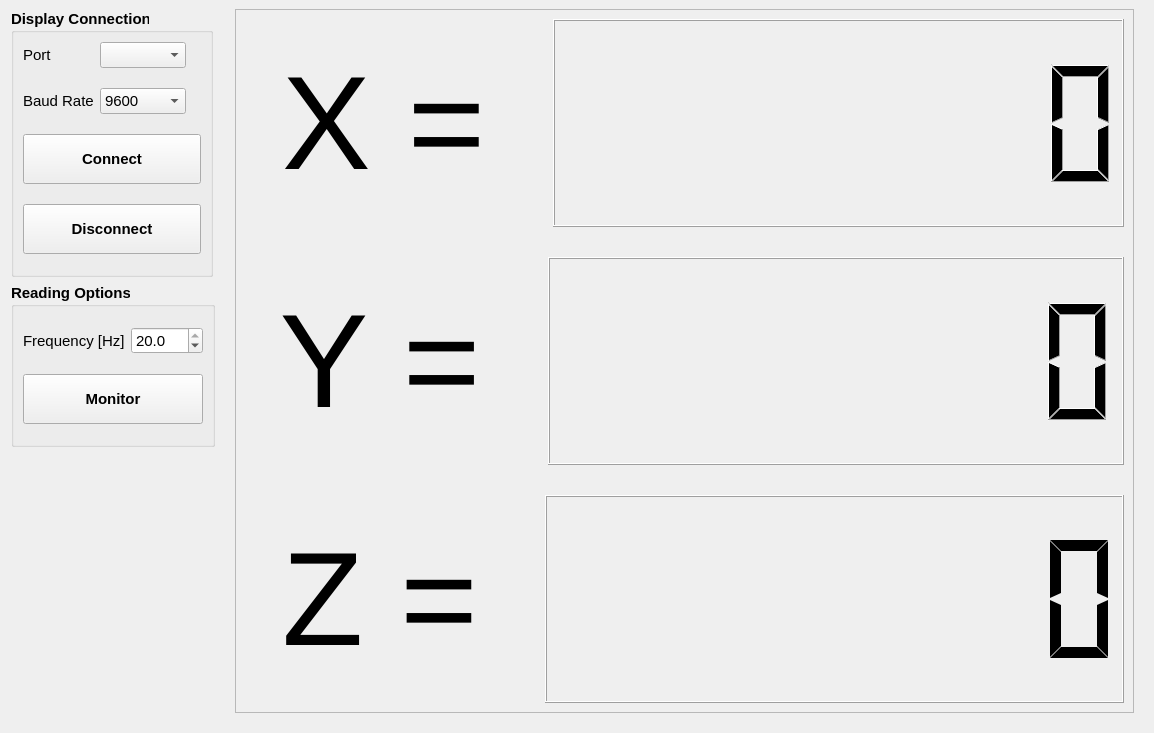
<?xml version="1.0" encoding="UTF-8"?>
<ui version="4.0">
 <class>wg_display</class>
 <widget class="QWidget" name="wg_display">
  <property name="geometry">
   <rect>
    <x>0</x>
    <y>0</y>
    <width>1154</width>
    <height>733</height>
   </rect>
  </property>
  <property name="font">
   <font>
    <pointsize>11</pointsize>
   </font>
  </property>
  <property name="windowTitle">
   <string>Display</string>
  </property>
  <layout class="QGridLayout" name="gridLayout_3">
   <property name="topMargin">
    <number>9</number>
   </property>
   <property name="rightMargin">
    <number>20</number>
   </property>
   <property name="bottomMargin">
    <number>20</number>
   </property>
   <property name="horizontalSpacing">
    <number>20</number>
   </property>
   <item row="0" column="0">
    <widget class="QGroupBox" name="groupBox_6">
     <property name="enabled">
      <bool>true</bool>
     </property>
     <property name="sizePolicy">
      <sizepolicy hsizetype="Maximum" vsizetype="Preferred">
       <horstretch>0</horstretch>
       <verstretch>0</verstretch>
      </sizepolicy>
     </property>
     <property name="font">
      <font>
       <weight>75</weight>
       <bold>true</bold>
      </font>
     </property>
     <property name="title">
      <string>Display Connection</string>
     </property>
     <layout class="QGridLayout" name="gridLayout">
      <property name="bottomMargin">
       <number>20</number>
      </property>
      <property name="verticalSpacing">
       <number>20</number>
      </property>
      <item row="0" column="1">
       <widget class="QComboBox" name="cmb_display_port">
        <property name="sizePolicy">
         <sizepolicy hsizetype="Maximum" vsizetype="Preferred">
          <horstretch>0</horstretch>
          <verstretch>0</verstretch>
         </sizepolicy>
        </property>
        <property name="font">
         <font>
          <weight>50</weight>
          <bold>false</bold>
         </font>
        </property>
       </widget>
      </item>
      <item row="0" column="2">
       <widget class="QLabel" name="la_display_led">
        <property name="enabled">
         <bool>false</bool>
        </property>
        <property name="sizePolicy">
         <sizepolicy hsizetype="Fixed" vsizetype="Fixed">
          <horstretch>0</horstretch>
          <verstretch>0</verstretch>
         </sizepolicy>
        </property>
        <property name="minimumSize">
         <size>
          <width>0</width>
          <height>0</height>
         </size>
        </property>
        <property name="maximumSize">
         <size>
          <width>24</width>
          <height>24</height>
         </size>
        </property>
        <property name="font">
         <font>
          <weight>50</weight>
          <bold>false</bold>
         </font>
        </property>
        <property name="text">
         <string/>
        </property>
        <property name="pixmap">
         <pixmap>../../resources/img/green_light.png</pixmap>
        </property>
        <property name="scaledContents">
         <bool>true</bool>
        </property>
        <property name="alignment">
         <set>Qt::AlignCenter</set>
        </property>
       </widget>
      </item>
      <item row="1" column="0">
       <widget class="QLabel" name="label_14">
        <property name="sizePolicy">
         <sizepolicy hsizetype="Maximum" vsizetype="Preferred">
          <horstretch>0</horstretch>
          <verstretch>0</verstretch>
         </sizepolicy>
        </property>
        <property name="font">
         <font>
          <weight>50</weight>
          <bold>false</bold>
         </font>
        </property>
        <property name="text">
         <string>Baud Rate</string>
        </property>
       </widget>
      </item>
      <item row="1" column="1">
       <widget class="QComboBox" name="cmb_display_baudrate">
        <property name="sizePolicy">
         <sizepolicy hsizetype="Preferred" vsizetype="Preferred">
          <horstretch>0</horstretch>
          <verstretch>0</verstretch>
         </sizepolicy>
        </property>
        <property name="font">
         <font>
          <weight>50</weight>
          <bold>false</bold>
         </font>
        </property>
        <property name="currentIndex">
         <number>5</number>
        </property>
        <item>
         <property name="text">
          <string>300</string>
         </property>
        </item>
        <item>
         <property name="text">
          <string>600</string>
         </property>
        </item>
        <item>
         <property name="text">
          <string>1200</string>
         </property>
        </item>
        <item>
         <property name="text">
          <string>2400</string>
         </property>
        </item>
        <item>
         <property name="text">
          <string>4800</string>
         </property>
        </item>
        <item>
         <property name="text">
          <string>9600</string>
         </property>
        </item>
        <item>
         <property name="text">
          <string>19200</string>
         </property>
        </item>
       </widget>
      </item>
      <item row="2" column="0" colspan="3">
       <widget class="QPushButton" name="pbt_connect">
        <property name="minimumSize">
         <size>
          <width>0</width>
          <height>50</height>
         </size>
        </property>
        <property name="text">
         <string>Connect</string>
        </property>
       </widget>
      </item>
      <item row="3" column="0" colspan="3">
       <widget class="QPushButton" name="pbt_disconnect">
        <property name="minimumSize">
         <size>
          <width>0</width>
          <height>50</height>
         </size>
        </property>
        <property name="text">
         <string>Disconnect</string>
        </property>
       </widget>
      </item>
      <item row="0" column="0">
       <widget class="QLabel" name="label_4">
        <property name="font">
         <font>
          <weight>50</weight>
          <bold>false</bold>
         </font>
        </property>
        <property name="text">
         <string>Port</string>
        </property>
       </widget>
      </item>
     </layout>
    </widget>
   </item>
   <item row="1" column="0">
    <widget class="QGroupBox" name="groupBox_7">
     <property name="enabled">
      <bool>true</bool>
     </property>
     <property name="sizePolicy">
      <sizepolicy hsizetype="Preferred" vsizetype="Preferred">
       <horstretch>0</horstretch>
       <verstretch>0</verstretch>
      </sizepolicy>
     </property>
     <property name="font">
      <font>
       <weight>75</weight>
       <bold>true</bold>
      </font>
     </property>
     <property name="title">
      <string>Reading Options</string>
     </property>
     <layout class="QGridLayout" name="gridLayout_2">
      <property name="topMargin">
       <number>20</number>
      </property>
      <property name="bottomMargin">
       <number>20</number>
      </property>
      <property name="verticalSpacing">
       <number>20</number>
      </property>
      <item row="0" column="0">
       <widget class="QLabel" name="label_5">
        <property name="font">
         <font>
          <weight>50</weight>
          <bold>false</bold>
         </font>
        </property>
        <property name="text">
         <string>Frequency [Hz]</string>
        </property>
       </widget>
      </item>
      <item row="1" column="0" colspan="2">
       <widget class="QPushButton" name="pbt_monitor">
        <property name="minimumSize">
         <size>
          <width>0</width>
          <height>50</height>
         </size>
        </property>
        <property name="text">
         <string>Monitor</string>
        </property>
        <property name="checkable">
         <bool>true</bool>
        </property>
       </widget>
      </item>
      <item row="0" column="1">
       <widget class="QDoubleSpinBox" name="sbd_frequency">
        <property name="font">
         <font>
          <weight>50</weight>
          <bold>false</bold>
         </font>
        </property>
        <property name="decimals">
         <number>1</number>
        </property>
        <property name="minimum">
         <double>0.000000000000000</double>
        </property>
        <property name="maximum">
         <double>20.000000000000000</double>
        </property>
        <property name="value">
         <double>20.000000000000000</double>
        </property>
       </widget>
      </item>
     </layout>
    </widget>
   </item>
   <item row="2" column="0">
    <spacer name="verticalSpacer">
     <property name="orientation">
      <enum>Qt::Vertical</enum>
     </property>
     <property name="sizeHint" stdset="0">
      <size>
       <width>204</width>
       <height>286</height>
      </size>
     </property>
    </spacer>
   </item>
   <item row="0" column="1" rowspan="3">
    <widget class="QFrame" name="qframe">
     <property name="frameShape">
      <enum>QFrame::StyledPanel</enum>
     </property>
     <layout class="QVBoxLayout" name="verticalLayout">
      <property name="spacing">
       <number>30</number>
      </property>
      <item>
       <layout class="QHBoxLayout" name="horizontalLayout">
        <item>
         <widget class="QLabel" name="label">
          <property name="sizePolicy">
           <sizepolicy hsizetype="Maximum" vsizetype="Preferred">
            <horstretch>0</horstretch>
            <verstretch>0</verstretch>
           </sizepolicy>
          </property>
          <property name="font">
           <font>
            <pointsize>100</pointsize>
           </font>
          </property>
          <property name="text">
           <string> X = </string>
          </property>
         </widget>
        </item>
        <item>
         <widget class="QLCDNumber" name="lcd_posx">
          <property name="font">
           <font>
            <pointsize>200</pointsize>
           </font>
          </property>
          <property name="digitCount">
           <number>8</number>
          </property>
         </widget>
        </item>
       </layout>
      </item>
      <item>
       <layout class="QHBoxLayout" name="horizontalLayout_2">
        <item>
         <widget class="QLabel" name="label_2">
          <property name="sizePolicy">
           <sizepolicy hsizetype="Maximum" vsizetype="Preferred">
            <horstretch>0</horstretch>
            <verstretch>0</verstretch>
           </sizepolicy>
          </property>
          <property name="font">
           <font>
            <pointsize>100</pointsize>
           </font>
          </property>
          <property name="text">
           <string> Y = </string>
          </property>
         </widget>
        </item>
        <item>
         <widget class="QLCDNumber" name="lcd_posy">
          <property name="font">
           <font>
            <pointsize>200</pointsize>
           </font>
          </property>
          <property name="digitCount">
           <number>8</number>
          </property>
         </widget>
        </item>
       </layout>
      </item>
      <item>
       <layout class="QHBoxLayout" name="horizontalLayout_3">
        <item>
         <widget class="QLabel" name="label_3">
          <property name="sizePolicy">
           <sizepolicy hsizetype="Maximum" vsizetype="Preferred">
            <horstretch>0</horstretch>
            <verstretch>0</verstretch>
           </sizepolicy>
          </property>
          <property name="font">
           <font>
            <pointsize>100</pointsize>
           </font>
          </property>
          <property name="text">
           <string> Z = </string>
          </property>
         </widget>
        </item>
        <item>
         <widget class="QLCDNumber" name="lcd_posz">
          <property name="font">
           <font>
            <pointsize>200</pointsize>
           </font>
          </property>
          <property name="smallDecimalPoint">
           <bool>false</bool>
          </property>
          <property name="digitCount">
           <number>8</number>
          </property>
          <property name="segmentStyle">
           <enum>QLCDNumber::Flat</enum>
          </property>
          <property name="value" stdset="0">
           <double>0.000000000000000</double>
          </property>
         </widget>
        </item>
       </layout>
      </item>
     </layout>
    </widget>
   </item>
  </layout>
 </widget>
 <tabstops>
  <tabstop>cmb_display_port</tabstop>
  <tabstop>cmb_display_baudrate</tabstop>
 </tabstops>
 <resources/>
 <connections/>
</ui>
